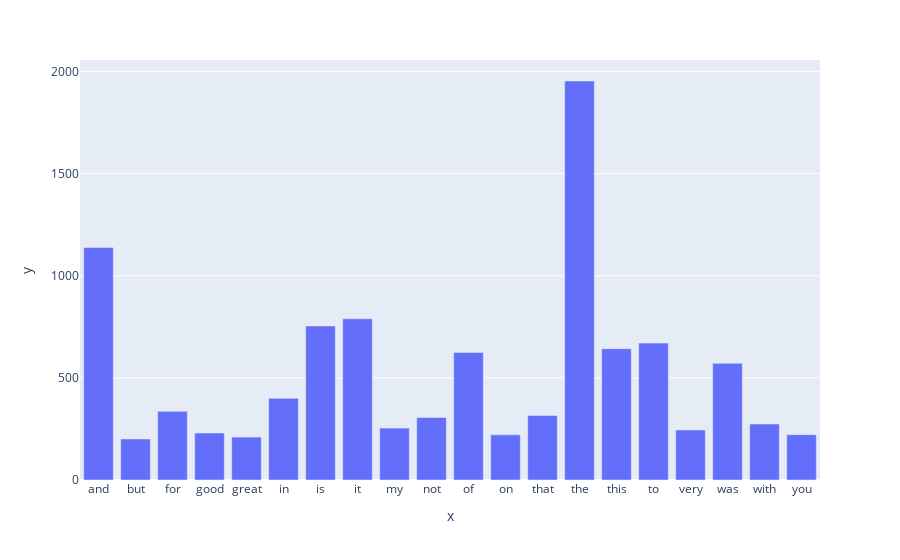

The notebook cell saved with this chart:
### Markdown cell above
### exercise 14

### Code cell
term=[]
freq=[]

for i , j in zip(count_vect.get_feature_names_out(),term_frequencies):
    if j>200:
        term.append(i)
        freq.append(j)
   
fig = px.bar(x=term,y=freq)

# showing the plot
fig.show()

### Figure 1 — Plotly figure (JSON) as saved in the notebook; plotly's stock layout.template omitted (floating-point values rounded to 4 significant figures)
{"data": [{"alignmentgroup": "True", "hovertemplate": "x=%{x}<br>y=%{y}<extra></extra>", "legendgroup": "", "marker": {"color": "#636efa", "pattern": {"shape": ""}}, "name": "", "offsetgroup": "", "orientation": "v", "showlegend": false, "textposition": "auto", "type": "bar", "x": ["and", "but", "for", "good", "great", "in", "is", "it", "my", "not", "of", "on", "that", "the", "this", "to", "very", "was", "with", "you"], "xaxis": "x", "y": [1138, 201, 336, 230, 210, 400, 754, 789, 254, 306, 624, 221, 316, 1953, 643, 670, 245, 571, 274, 222], "yaxis": "y"}], "layout": {"barmode": "relative", "legend": {"tracegroupgap": 0}, "margin": {"t": 60}, "xaxis": {"anchor": "y", "domain": [0, 1], "title": {"text": "x"}}, "yaxis": {"anchor": "x", "domain": [0, 1], "title": {"text": "y"}}}}
